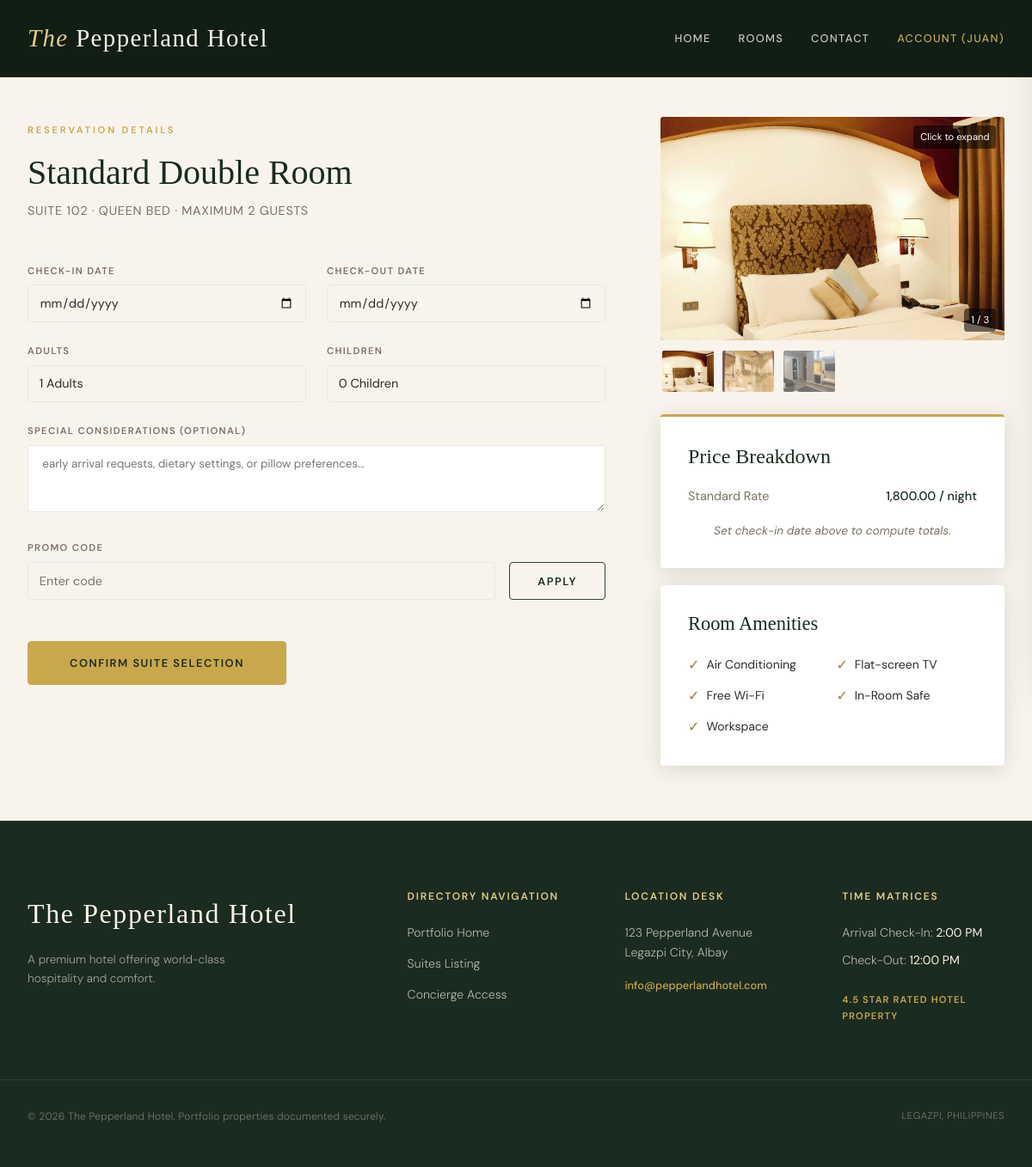
The app's page /booking.php?room_id=2 (signed in) with its own data.
### tables this page shows
CREATE TABLE rooms
(
    room_id           INT            NOT NULL AUTO_INCREMENT,
    room_type_id      INT            NOT NULL,
    room_status_id    INT            NOT NULL,
    room_number       VARCHAR(20)    NOT NULL,
    floor_number      INT,
    capacity          INT,
    price_per_night   DECIMAL(10,2)  NOT NULL CHECK (price_per_night >= 0),
    description       TEXT,
    created_at        DATETIME       DEFAULT CURRENT_TIMESTAMP,
    updated_at        DATETIME       DEFAULT CURRENT_TIMESTAMP
                                     ON UPDATE CURRENT_TIMESTAMP,

    PRIMARY KEY (room_id),
    UNIQUE KEY uq_room_number (room_number),

    CONSTRAINT fk_rooms_type
        FOREIGN KEY (room_type_id)
        REFERENCES room_types(room_type_id)
        ON UPDATE CASCADE,

    CONSTRAINT fk_rooms_status
        FOREIGN KEY (room_status_id)
        REFERENCES room_status(room_status_id)
        ON UPDATE CASCADE
);

CREATE TABLE room_types
(
    room_type_id   INT           NOT NULL AUTO_INCREMENT,
    type_name      VARCHAR(100)  NOT NULL,
    base_price     DECIMAL(10,2) NOT NULL CHECK (base_price >= 0),
    description    TEXT,
    max_capacity   INT,
    bed_type       VARCHAR(100),

    PRIMARY KEY (room_type_id),
    UNIQUE KEY uq_room_type_name (type_name)
);

CREATE TABLE room_images
(
    room_image_id  INT           NOT NULL AUTO_INCREMENT,
    room_type_id   INT           NOT NULL,
    image_url      VARCHAR(255)  NOT NULL,
    caption        VARCHAR(255),
    display_order  INT,

    PRIMARY KEY (room_image_id),

    CONSTRAINT fk_ri_room_type
        FOREIGN KEY (room_type_id)
        REFERENCES room_types(room_type_id)
        ON DELETE CASCADE
        ON UPDATE CASCADE
);

CREATE TABLE amenities
(
    amenity_id    INT           NOT NULL AUTO_INCREMENT,
    amenity_name  VARCHAR(100)  NOT NULL,
    description   TEXT,

    PRIMARY KEY (amenity_id),
    UNIQUE KEY uq_amenity_name (amenity_name)    
);

CREATE TABLE hotel_profile
(
    profile_id       INT           NOT NULL AUTO_INCREMENT,
    hotel_name       VARCHAR(150)  NOT NULL DEFAULT 'The Pepperland Hotel',
    description      TEXT,
    star_rating      DECIMAL(2,1),
    contact_email    VARCHAR(150),
    contact_phone    VARCHAR(20),
    website_url      VARCHAR(255),
    street_address   VARCHAR(255)  NOT NULL,
    city             VARCHAR(100)  NOT NULL,
    province         VARCHAR(100)  NOT NULL,
    country          VARCHAR(100)  NOT NULL,
    postal_code      VARCHAR(20),
    check_in_time    TIME,
    check_out_time   TIME,

    PRIMARY KEY (profile_id)
);

### api/config.php (called while the page is built, shortened)
<?php
function h(string $str): string
{
    return htmlspecialchars($str, ENT_QUOTES, 'UTF-8');
}

### booking.php (the view, shortened to what this page needs)
<?php
require_once __DIR__ . '/api/config.php';
    $roomId   = (int)($_GET['room_id']    ?? 0);
    $checkIn  = $_GET['check_in']         ?? '';
    $checkOut = $_GET['check_out']        ?? '';
    $guests   = (int)($_GET['guests']     ?? 1);
    $stmt = $pdo->prepare("
        SELECT r.room_id, r.room_number, r.price_per_night,
            r.capacity, r.description,
            rt.room_type_id, rt.type_name, rt.max_capacity, rt.bed_type, rt.description AS type_description
        FROM  rooms r
        JOIN  room_types rt ON r.room_type_id = rt.room_type_id
        WHERE r.room_id = ?
    ");
    $stmt->execute([$roomId]);
    $room = $stmt->fetch();
    $imgStmt = $pdo->prepare("
        SELECT room_image_id, image_url, caption
        FROM   room_images
        WHERE  room_type_id = ?
        ORDER  BY display_order ASC, room_image_id ASC
    ");
    $imgStmt->execute([$room['room_type_id']]);
    $images = $imgStmt->fetchAll();
    $amenStmt = $pdo->prepare("
        SELECT a.amenity_name, a.description
        FROM   room_amenities ra
        JOIN   amenities      a ON ra.amenity_id = a.amenity_id
        WHERE  ra.room_id = ?
        ORDER  BY a.amenity_name ASC
    ");
    $amenStmt->execute([$roomId]);
    $amenities = $amenStmt->fetchAll();
require_once __DIR__ . '/includes/header.php';
?>
<div class="container section" style="display:grid; grid-template-columns:1fr 400px; gap:4rem; align-items:start; margin-top: 4rem; margin-bottom: 4rem;">
    <div>
        <span class="section-label">Reservation Details</span>
        <h2 style="font-size:2.5rem; margin-bottom:0.5rem;"><?= h($room['type_name']) ?></h2>
        <p class="text-muted" style="margin-bottom:3rem; font-size:0.9rem; letter-spacing:0.05em; text-transform:uppercase;">
            Suite <?= h($room['room_number']) ?> &middot; <?= h($room['bed_type']) ?> &middot; Maximum <?= (int)$room['max_capacity'] ?> Guests
        </p>
        <div style="display:grid; grid-template-columns:1fr 1fr; gap:1.5rem; margin-bottom:1.5rem;">
            <div class="qb-field">
                <label for="checkIn">Check-in Date</label>
                <input type="date" id="checkIn" value="<?= h($checkIn) ?>" min="<?= date('Y-m-d') ?>" required>
            </div>
            <div class="qb-field">
                <label for="checkOut">Check-out Date</label>
                <input type="date" id="checkOut" value="<?= h($checkOut) ?>" required>
            </div>
        </div>
        <div style="display:grid; grid-template-columns:1fr 1fr; gap:1.5rem; margin-bottom:1.5rem;">
            <div class="qb-field">
                <label for="adults">Adults</label>
                <select id="adults">
                    <?php for ($i = 1; $i <= (int)$room['max_capacity']; $i++): ?>
                        <option value="<?= $i ?>" <?= $guests === $i ? 'selected' : '' ?>><?= $i ?> Adults</option>
                    <?php endfor; ?>
                </select>
            </div>
            <div class="qb-field">
                <label for="children">Children</label>
                <select id="children">
                    <?php for ($i = 0; $i <= 4; $i++): ?>
                        <option value="<?= $i ?>"><?= $i ?> Children</option>
                    <?php endfor; ?>
                </select>
            </div>
        </div>
        <div class="qb-field" style="margin-bottom:1.5rem;">
            <label for="specialRequests">Special Considerations (Optional)</label>
            <textarea id="specialRequests" rows="3"
                      style="width:100%; padding:0.8rem; border:1px solid var(--cream-dark);
                             background:var(--white); font-family:var(--font-body);
                             border-radius:var(--radius); outline:none;"
                      placeholder=" early arrival requests, dietary settings, or pillow preferences..."></textarea>
        </div>
        <div class="qb-field" style="margin-bottom:3rem;">
            <label for="promoCode">Promo Code</label>
            <div style="display:flex; gap:1rem;">
                <input type="text" id="promoCode" placeholder="Enter code" style="flex:1;">
                <button class="btn btn-outline" id="applyPromoBtn" type="button"
                        style="color:var(--forest); border-color:var(--forest-mid);">Apply</button>
            </div>
        </div>
        <button class="btn btn-gold" id="bookBtn" style="padding:1rem 3rem;">
            Confirm Suite Selection
        </button>
    </div>
    <div>
        <?php if (!empty($images)): ?>
        <div class="room-gallery" id="roomGallery">
            <div class="gallery-main" id="galleryMain"
                 style="position:relative; border-radius:var(--radius); overflow:hidden;
                        background:#111; cursor:zoom-in; margin-bottom:0.6rem;"
                 onclick="openLightbox(currentImg)">
                <img id="galleryMainImg"
                     src="<?= h($images[0]['full_url']) ?>"
                     alt="<?= h($images[0]['caption'] ?: $room['type_name']) ?>"
                     style="width:100%; height:260px; object-fit:cover; display:block;
                            transition:opacity .25s;">
                <div style="position:absolute; top:.6rem; right:.6rem;
                            background:rgba(0,0,0,.55); color:#fff; border-radius:4px;
                            padding:.25rem .5rem; font-size:.7rem; pointer-events:none;">
                </div>
                <div id="galleryCounter"
                     style="position:absolute; bottom:.6rem; right:.6rem;
                            background:rgba(0,0,0,.55); color:#fff; border-radius:4px;
                            padding:.25rem .5rem; font-size:.72rem; pointer-events:none;">
                </div>
            </div>
            <?php if (count($images) > 1): ?>
            <div style="display:flex; gap:.4rem; overflow-x:auto; padding-bottom:.25rem;">
                <?php foreach ($images as $i => $img): ?>
                <img src="<?= h($img['full_url']) ?>"
                     alt="<?= h($img['caption'] ?: ($room['type_name'] . ' ' . ($i + 1))) ?>"
                     data-index="<?= $i ?>"
                     onclick="setMainImage(<?= $i ?>)"
                     title="<?= h($img['caption'] ?: '') ?>"
                     class="gallery-thumb <?= $i === 0 ? 'active' : '' ?>"
                     style="width:64px; height:52px; object-fit:cover; border-radius:4px;
                            cursor:pointer; flex-shrink:0; border:2px solid transparent;
                            transition:border-color .15s, opacity .15s; opacity:<?= $i === 0 ? '1' : '.65' ?>;">
                <?php endforeach; ?>
            </div>
            <?php endif; ?>
        </div>
        <?php endif; ?>
        <div style="background:var(--white); padding:2rem; border-radius:var(--radius);
                    box-shadow:var(--shadow-md); border-top:3px solid var(--gold);
                    margin-top:1.25rem;">
            <h3 style="margin-bottom:1.25rem; font-family:var(--font-display); font-size:1.5rem;">
                Price Breakdown
            </h3>
            <div style="display:flex; justify-content:space-between; margin-bottom:1rem; font-size:0.9rem;">
                <span class="text-muted">Standard Rate</span>
                <span style="font-weight:500; color:var(--forest);">
                    <?= h(number_format((float)$room['price_per_night'], 2)) ?> / night
                </span>
            </div>
            <p id="summaryPlaceholder" class="text-muted text-center"
               style="font-size:0.85rem; margin-top:1rem; font-style:italic;">
                Set check-in date above to compute totals.
            </p>
        </div>
        <?php if (!empty($amenities)): ?>
        <div style="background:var(--white); padding:2rem; border-radius:var(--radius);
                    box-shadow:var(--shadow-md); margin-top:1.25rem;">
            <h3 style="margin-bottom:1.25rem; font-family:var(--font-display); font-size:1.4rem;">
                Room Amenities
            </h3>
            <div style="display:grid; grid-template-columns:1fr 1fr; gap:.55rem;">
                <?php foreach ($amenities as $amenity): ?>
                <div title="<?= h($amenity['description'] ?? '') ?>"
                     style="display:flex; align-items:center; gap:.5rem;
                            font-size:.875rem; color:var(--forest-dark);">
                    <span style="color:var(--gold-dark); font-size:1rem; flex-shrink:0;">✓</span>
                    <?= h($amenity['amenity_name']) ?>
                </div>
                <?php endforeach; ?>
            </div>
        </div>
        <?php endif; ?>
    </div>
</div>
<?php require_once __DIR__ . '/includes/footer.php'; ?>

### includes/footer.php (shortened to what this page needs)
<?php
$hotelProfile = [];
if (!empty($pdo))
{
    $stmt = $pdo->query("SELECT * FROM hotel_profile LIMIT 1");
    $hotelProfile = $stmt->fetch() ?: [];
}
?>
<footer class="site-footer" style="background: var(--forest); color: var(--cream); border-top: 1px solid rgba(201,168,76,0.15); padding: 5rem 0 3rem; font-size: 0.88rem; font-weight: 300;">
    <div class="footer-inner container" style="display: grid; grid-template-columns: 2fr repeat(3, 1fr); gap: 4rem; margin-bottom: 4rem;">
        <div class="footer-col">
            <p class="footer-brand" style="font-family: var(--font-display); font-size: 2rem; color: var(--cream); margin-bottom: 1rem; font-weight: 400; letter-spacing: 0.05em;">
                The Pepperland Hotel
            </p>
            <p class="footer-tagline" style="color: rgba(248,244,236,0.6); max-width: 280px; font-size: 0.85rem; line-height: 1.6;">
                <?= h($hotelProfile['description'] ?? 'Curated hospitality tailored expertly against the scenic architecture of Albay province.') ?>
            </p>
        </div>
        <div class="footer-col">
            <h4 style="color: var(--gold-light); font-family: var(--font-body); font-size: 0.75rem; text-transform: uppercase; letter-spacing: 0.15em; margin-bottom: 1.5rem; font-weight: 600;">Directory Navigation</h4>
            <ul style="display: flex; flex-direction: column; gap: 0.75rem;">
                <li><a href="<?= BASE_URL ?>/index.php" style="color: rgba(248,244,236,0.7); transition: var(--transition);">Portfolio Home</a></li>
                <li><a href="<?= BASE_URL ?>/rooms.php" style="color: rgba(248,244,236,0.7); transition: var(--transition);">Suites Listing</a></li>
                <li><a href="<?= BASE_URL ?>/contact.php" style="color: rgba(248,244,236,0.7); transition: var(--transition);">Concierge Access</a></li>
            </ul>
        </div>
        <div class="footer-col">
            <h4 style="color: var(--gold-light); font-family: var(--font-body); font-size: 0.75rem; text-transform: uppercase; letter-spacing: 0.15em; margin-bottom: 1.5rem; font-weight: 600;">Location Desk</h4>
            <?php if ($hotelProfile): ?>
                <p style="color: rgba(248,244,236,0.7); line-height: 1.6; margin-bottom: 1rem;">
                    <?= h($hotelProfile['street_address']) ?><br>
                    <?= h($hotelProfile['city']) ?>, <?= h($hotelProfile['province']) ?>
                </p>
                <p style="margin: 0;"><a href="mailto:<?= h($hotelProfile['contact_email']) ?>" style="color: var(--gold); font-size: 0.8rem; font-weight: 500;"><?= h($hotelProfile['contact_email']) ?></a></p>
            <?php endif; ?>
        </div>
        <div class="footer-col">
            <h4 style="color: var(--gold-light); font-family: var(--font-body); font-size: 0.75rem; text-transform: uppercase; letter-spacing: 0.15em; margin-bottom: 1.5rem; font-weight: 600;">Time Matrices</h4>
            <?php if ($hotelProfile): ?>
                <p style="color: rgba(248,244,236,0.7); margin-bottom: 0.5rem;">Arrival Check-In: <span style="color: var(--cream); font-weight: 400;"><?= h(date('g:i A', strtotime($hotelProfile['check_in_time']))) ?></span></p>
                <p style="color: rgba(248,244,236,0.7); margin-bottom: 1.5rem;">Check-Out: <span style="color: var(--cream); font-weight: 400;"><?= h(date('g:i A', strtotime($hotelProfile['check_out_time']))) ?></span></p>
            <?php endif; ?>
            <p style="color: var(--gold); font-size: 0.7rem; text-transform: uppercase; letter-spacing: 0.1em; font-weight: 600;">
                <?php
                $stars = $hotelProfile['star_rating'] ?? 0;
                echo $stars ? h($stars) . ' Star Rated Hotel Property' : '';
                ?>
            </p>
        </div>
    </div>
    <div class="footer-bottom container" style="border-top: 1px solid rgba(248,244,236,0.1); padding-top: 2rem; display: flex; justify-content: space-between; font-size: 0.75rem; color: rgba(248,244,236,0.4); letter-spacing: 0.02em;">
        <p>&copy; <?= date('Y') ?> The Pepperland Hotel. Portfolio properties documented securely.</p>
        <p style="text-transform: uppercase; font-size: 0.7rem; letter-spacing: 0.05em;">Legazpi, Philippines</p>
    </div>
</footer>
</body>
</html>

### records on screen
rooms: room_type.type_name "Standard Double Room", room_number "102", room_type.bed_type "QUEEN BED", room_type.max_capacity "2", price_per_night "1,800.00"
room_images: shows a picture
room_images: shows a picture
room_images: shows a picture
amenities: amenity_name "Air Conditioning"
amenities: amenity_name "Flat-screen TV"
amenities: amenity_name "Free Wi-Fi"
amenities: amenity_name "In-Room Safe"
amenities: amenity_name "Workspace"
hotel_profile: description "A premium hotel offering world-class hospitality and comfort.", street_address "123 Pepperland Avenue", city "Legazpi City", province "Albay", contact_email "info@pepperlandhotel.com", check_in_time "2:00 PM", check_out_time "12:00 PM", star_rating "4.5"

### other values on screen
$_SESSION['first_name'] "JUAN"
form field value "1 Adults"
form field value "0 Children"
